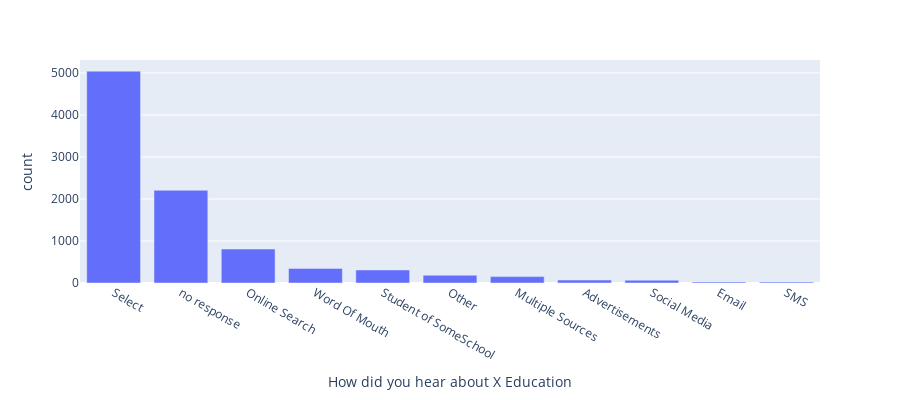

Write notebook code for a chart like this one.
### Code cell
import plotly.express as px
fig = px.bar(know_x, x='How did you hear about X Education', y='count', height=400)
fig.show()

### Figure 1 — Plotly figure (JSON) as saved in the notebook; plotly's stock layout.template omitted (floating-point values rounded to 4 significant figures)
{"data": [{"alignmentgroup": "True", "hovertemplate": "How did you hear about X Education=%{x}<br>count=%{y}<extra></extra>", "legendgroup": "", "marker": {"color": "#636efa", "pattern": {"shape": ""}}, "name": "", "offsetgroup": "", "orientation": "v", "showlegend": false, "textposition": "auto", "type": "bar", "x": ["Select", "no response", "Online Search", "Word Of Mouth", "Student of SomeSchool", "Other", "Multiple Sources", "Advertisements", "Social Media", "Email", "SMS"], "xaxis": "x", "y": [5043, 2207, 808, 348, 310, 186, 152, 70, 67, 26, 23], "yaxis": "y"}], "layout": {"barmode": "relative", "height": 400, "legend": {"tracegroupgap": 0}, "margin": {"t": 60}, "xaxis": {"anchor": "y", "domain": [0, 1], "title": {"text": "How did you hear about X Education"}}, "yaxis": {"anchor": "x", "domain": [0, 1], "title": {"text": "count"}}}}
